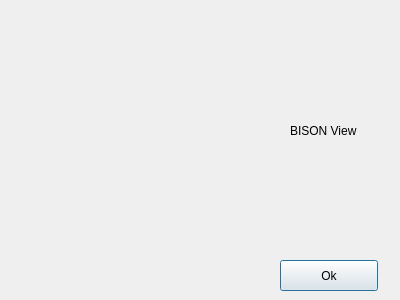
<?xml version="1.0" encoding="UTF-8"?>
<ui version="4.0">
 <class>what_s_this</class>
 <widget class="QDialog" name="what_s_this">
  <property name="geometry">
   <rect>
    <x>0</x>
    <y>0</y>
    <width>400</width>
    <height>300</height>
   </rect>
  </property>
  <property name="windowTitle">
   <string>What's this?</string>
  </property>
  <widget class="QPushButton" name="pushButton">
   <property name="geometry">
    <rect>
     <x>280</x>
     <y>260</y>
     <width>98</width>
     <height>31</height>
    </rect>
   </property>
   <property name="text">
    <string>Ok</string>
   </property>
  </widget>
  <widget class="QLabel" name="label_nyan">
   <property name="geometry">
    <rect>
     <x>20</x>
     <y>20</y>
     <width>251</width>
     <height>241</height>
    </rect>
   </property>
   <property name="text">
    <string/>
   </property>
   <property name="pixmap">
    <pixmap>../nyan.png</pixmap>
   </property>
  </widget>
  <widget class="QLabel" name="label">
   <property name="geometry">
    <rect>
     <x>290</x>
     <y>20</y>
     <width>91</width>
     <height>221</height>
    </rect>
   </property>
   <property name="text">
    <string>BISON View</string>
   </property>
  </widget>
 </widget>
 <resources/>
 <connections/>
</ui>
